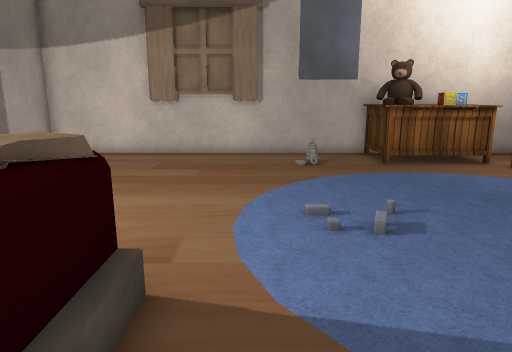
[1] (above)

16 first-person views from a walk through a Unity game level. The camera is 1.4 m above the floor, tilts 12° down and sees 70° across. The floor is counted in squares, 0.54 m on a side. Each view is taken from the middle of a square. On the plan, view 1 faces up. The plan holds only what a view shows up to about 20 squares ahead; the rest is blank. The player character is not drawn. Some surface patterns are stand-ins.

[2]
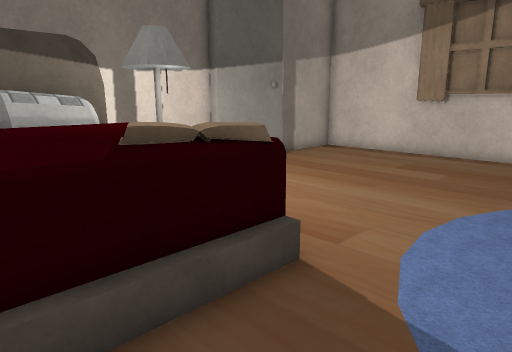

[3]
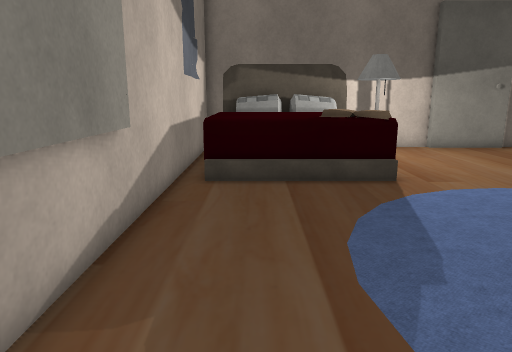

[4]
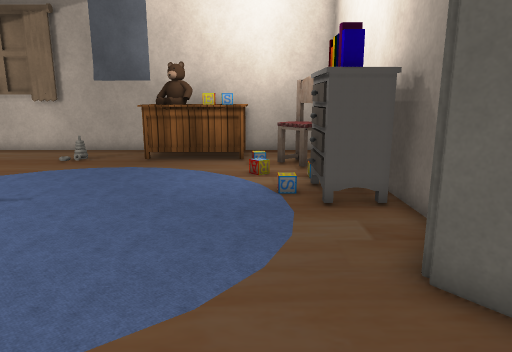

[5]
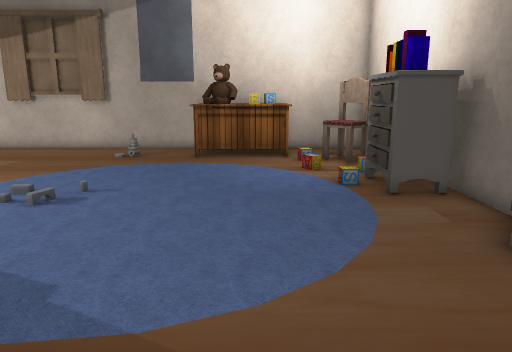

[6]
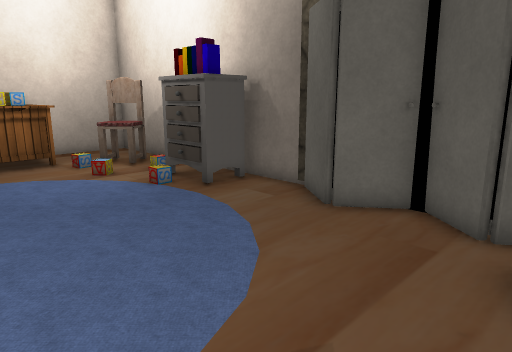

[7]
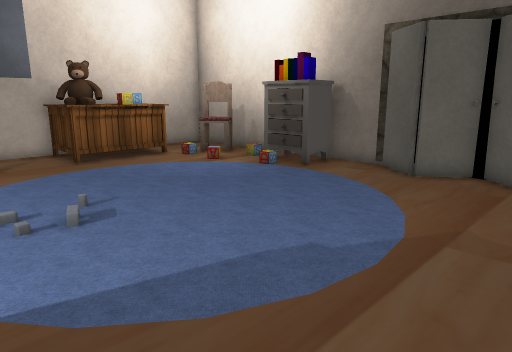

[8]
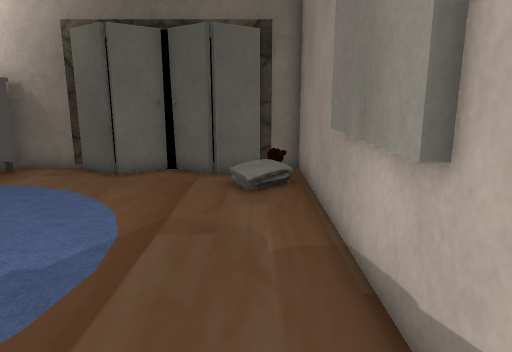

[9]
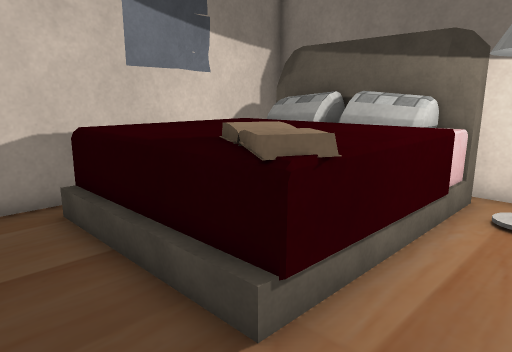

[10]
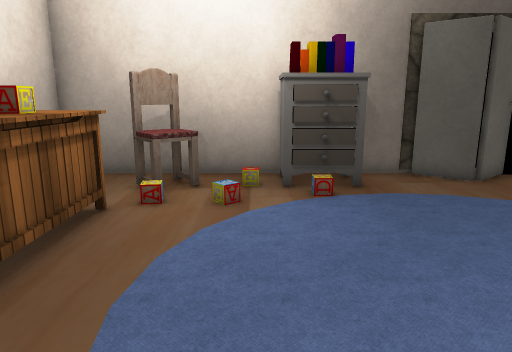

[11]
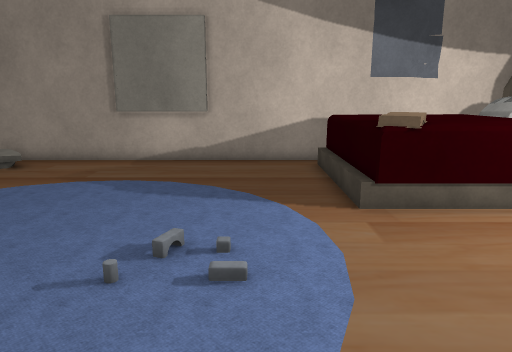

[12]
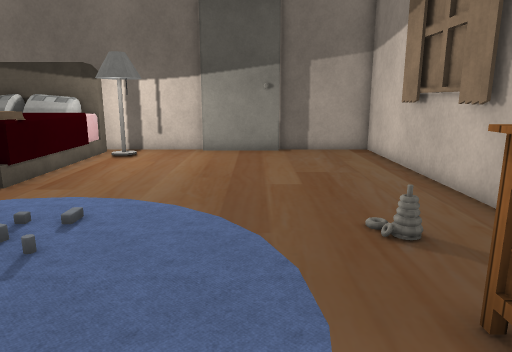

[13]
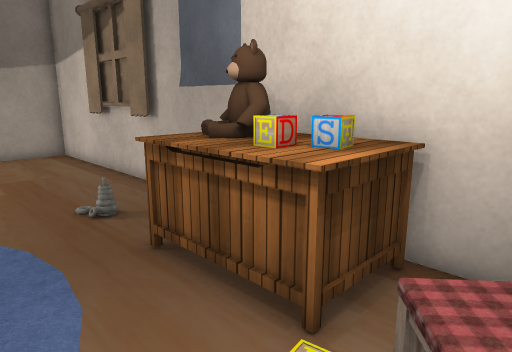

[14]
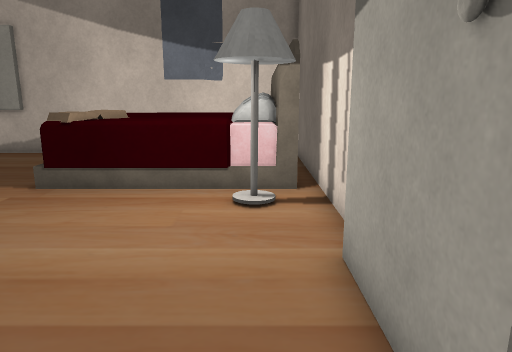

[15]
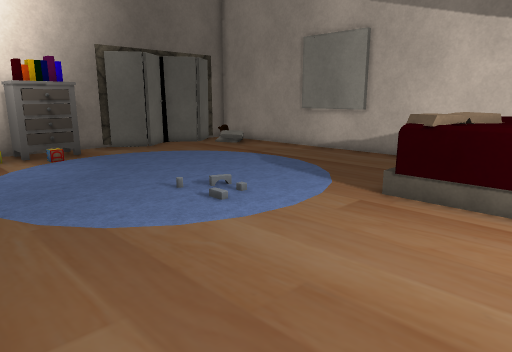

[16]
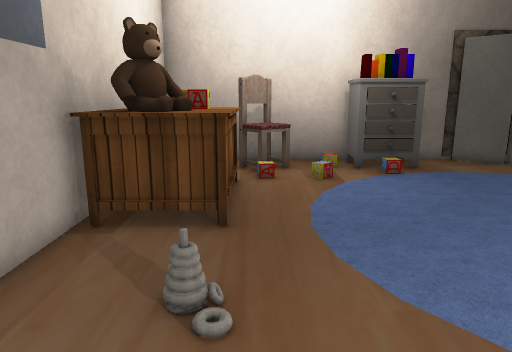

### Floor plan
Points are (right, up) in squares from view 1. A wall is a line through its corners. A room is listed if a view was taken in it or the views show most of it. See-through windows are left out.
Room 1 (views 1, 2, 3, 4, 5, 6, 7, 8, 9, 10, 11, 12, 13, 14, 15, 16)
walls: (6.4, -2.6) (13.8, -2.6) (13.8, -1.1); (0.1, 17.5) (-0.3, 17.2) (-1, 17.6) (-3.9, 17.6) (-4.4, 17.3) (-5, 17.7); (-0.4, 17.5) (-0.9, 17.3); (13.8, 5.4) (13.8, 17.8) (-9.9, 17.8) (-9.9, 13.1); (-3.9, 17.4) (-4.3, 17.6); (-9.9, 9.3) (-9.9, -2.6) (3.6, -2.6); (-9.4, 13.3) (-9.4, 9.3); (13.6, -1.2) (12.4, 0.5) (13.7, 2.2) (12.4, 3.9) (13.6, 5.6)
objects: bed (-9, -2) to (-2, 5); lamp (-8, 6); books (-4, 2) to (-2, 5); bed (-2, 5); ring (2, 15); blackboard (3, -3) to (6, -2); chest (5, 14) to (10, 17); rug (11, 9); chair (11, 13) to (13, 15); dresser (12, 8) to (13, 10)

Positions as (right, up) in squares from view 1, and headings:
1: (0, 0), facing up
2: (2, 0), facing up-left
3: (10, 0), facing left
4: (10, -1), facing up
5: (8, -2), facing up
6: (5, -1), facing up-right
7: (0, -1), facing up-right
8: (0, -1), facing right
9: (1, 7), facing down-left
10: (1, 11), facing right
11: (1, 13), facing down
12: (9, 12), facing left
13: (12, 11), facing up-left
14: (-8, 15), facing down
15: (-6, 14), facing down-right
16: (-2, 14), facing right
